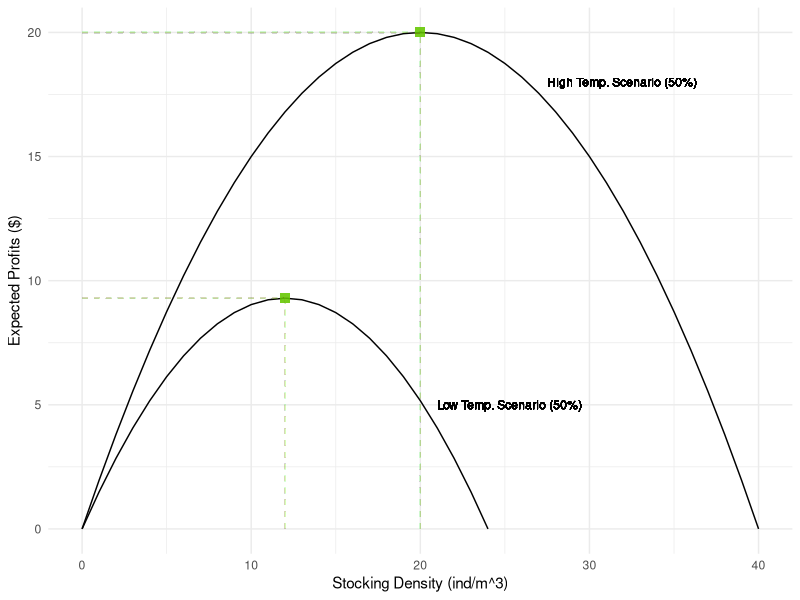
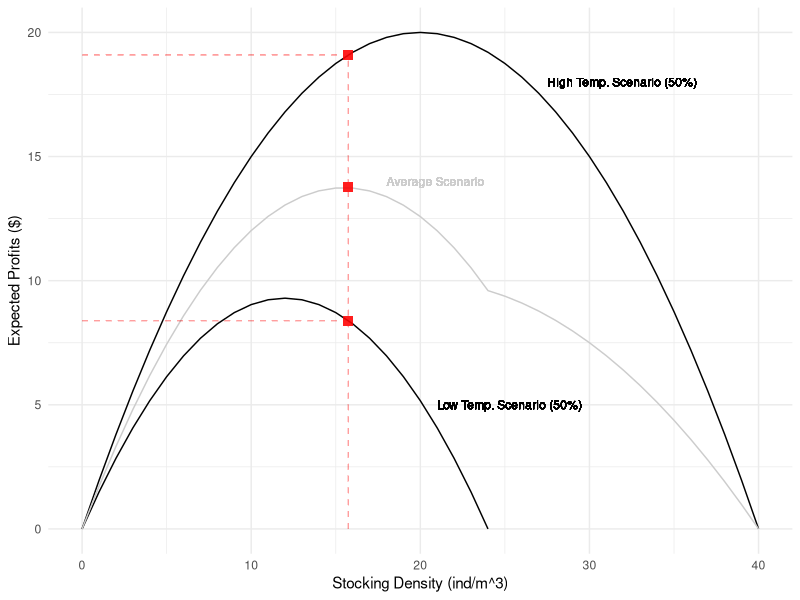
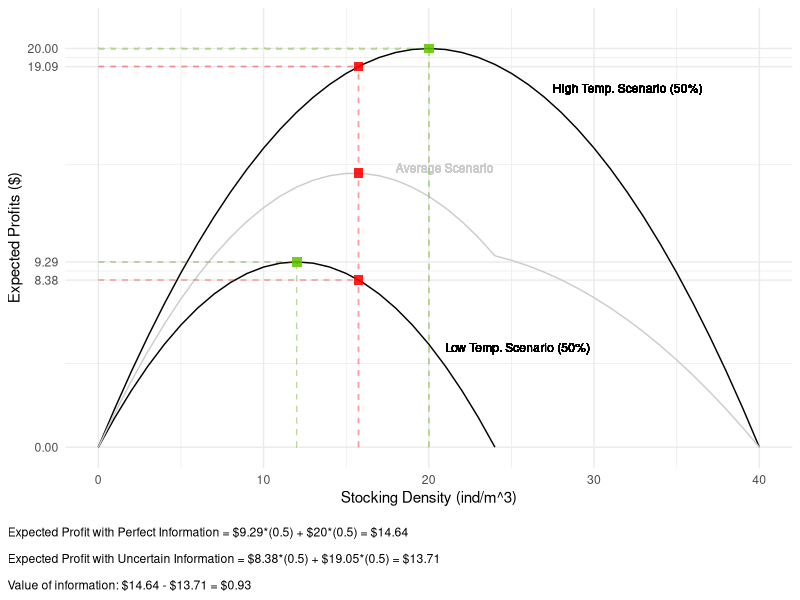

Write R code to recreate these figures, in order.
## ---- chunk 1
knitr::opts_chunk$set(echo = TRUE, message = FALSE, warning = FALSE)

library(tidyverse)

data <- read_csv("voi_plots.csv")
## ---- chunk 2
ggplot(data = data, aes(x = management_decision))+
  geom_line(aes(y=prof_e_lo))+
  geom_line(aes(y=prof_e_hi))+
  geom_point(aes(x=12, y=9.295), color="chartreuse3", alpha = 0.05, shape = 15, size = 3)+
  geom_point(aes(x=20, y=20), color="chartreuse3", alpha = 0.05, shape = 15, size = 3)+
  theme_minimal() +
  geom_text(aes(x = 27.5,y = 18, label= "High Temp. Scenario (50%)", hjust = 0), size = 3, color = "black")+
  geom_text(aes(x = 21,y = 5, label= "Low Temp. Scenario (50%)", hjust = 0), size = 3, color = "black")+
  geom_segment(aes(x = 12, y = 0, xend = 12, yend = 9.295), color = "chartreuse3", linetype="dashed", alpha = 0.01)+
  geom_segment(aes(x = 0, y = 9.295, xend = 12, yend = 9.295), color = "chartreuse3", linetype="dashed", alpha = 0.01)+
  geom_segment(aes(x = 0, y = 20, xend = 20, yend = 20), color = "chartreuse3", linetype="dashed", alpha = 0.01)+
  geom_segment(aes(x = 20, y = 0, xend = 20, yend = 20), color = "chartreuse3", linetype="dashed", alpha = 0.01)+
  labs(x = "Stocking Density (ind/m^3)",
       y = "Expected Profits ($)")


## ---- chunk 3

ggplot(data = data, aes(x = management_decision))+
  geom_line(aes(y=prof_e_lo))+
  geom_line(aes(y=prof_e_hi))+
  geom_line(aes(y=prof_ave), color = "gray80")+
  geom_point(aes(x=15.746, y=13.757), color="red1", alpha = 0.05, shape = 15, size = 3)+
  theme_minimal() +
  geom_point(aes(x=15.746, y=19.095), color="red1", alpha = 0.05, shape = 15, size = 3)+
  theme_minimal() +
  geom_point(aes(x=15.746, y=8.389), color="red1", alpha = 0.05, shape = 15, size = 3)+
  theme_minimal() +
  geom_text(aes(x = 27.5,y = 18, label= "High Temp. Scenario (50%)", hjust = 0), size = 3, color = "black")+
  geom_text(aes(x = 21,y = 5, label= "Low Temp. Scenario (50%)", hjust = 0), size = 3, color = "black")+
  geom_text(aes(x = 18,y = 14, label= "Average Scenario", hjust = 0), size = 3, color = "gray80")+
  geom_segment(aes(x = 15.746, y = 0, xend = 15.746, yend = 19.095), color = "red1", linetype="dashed", alpha = 0.01)+
  geom_segment(aes(x = 0, y = 19.095, xend = 15.746, yend = 19.095), color = "red1", linetype="dashed", alpha = 0.01)+
  geom_segment(aes(x = 0, y = 8.389, xend = 15.746, yend = 8.389), color = "red1", linetype="dashed", alpha = 0.01)+
  labs(x = "Stocking Density (ind/m^3)",
       y = "Expected Profits ($)")


## ---- chunk 4
ggplot(data = data, aes(x = management_decision))+
  geom_line(aes(y=prof_e_lo))+
  geom_line(aes(y=prof_e_hi))+
  geom_line(aes(y=prof_ave), color = "gray80")+
  geom_point(aes(x=12, y=9.295), color="chartreuse3", alpha = 0.05, shape = 15, size = 3)+
  geom_point(aes(x=20, y=20), color="chartreuse3", alpha = 0.05, shape = 15, size = 3)+
  geom_point(aes(x=15.746, y=13.757), color="red1", alpha = 0.05, shape = 15, size = 3)+
  theme_minimal() +
  geom_point(aes(x=15.746, y=19.095), color="red1", alpha = 0.05, shape = 15, size = 3)+
  theme_minimal() +
  geom_point(aes(x=15.746, y=8.389), color="red1", alpha = 0.05, shape = 15, size = 3)+
  theme_minimal() +
  geom_text(aes(x = 27.5,y = 18, label= "High Temp. Scenario (50%)", hjust = 0), size = 3, color = "black")+
  geom_text(aes(x = 21,y = 5, label= "Low Temp. Scenario (50%)", hjust = 0), size = 3, color = "black")+
  geom_text(aes(x = 18,y = 14, label= "Average Scenario", hjust = 0), size = 3, color = "gray80")+
  geom_segment(aes(x = 15.746, y = 0, xend = 15.746, yend = 19.095), color = "red1", linetype="dashed", alpha = 0.01)+
  geom_segment(aes(x = 0, y = 19.095, xend = 15.746, yend = 19.095), color = "red1", linetype="dashed", alpha = 0.01)+
  geom_segment(aes(x = 0, y = 8.389, xend = 15.746, yend = 8.389), color = "red1", linetype="dashed", alpha = 0.01)+
  
  geom_segment(aes(x = 12, y = 0, xend = 12, yend = 9.295), color = "chartreuse3", linetype="dashed", alpha = 0.01)+
  geom_segment(aes(x = 0, y = 9.295, xend = 12, yend = 9.295), color = "chartreuse3", linetype="dashed", alpha = 0.01)+
  geom_segment(aes(x = 0, y = 20, xend = 20, yend = 20), color = "chartreuse3", linetype="dashed", alpha = 0.01)+
  geom_segment(aes(x = 20, y = 0, xend = 20, yend = 20), color = "chartreuse3", linetype="dashed", alpha = 0.01)+
  scale_y_continuous(breaks=c(0, 8.38, 9.29, 19.09, 20), limits = c(0,21))+
  labs(x = "Stocking Density (ind/m^3)",
       y = "Expected Profits ($)",
       caption = "
Expected Profit with Perfect Information = $9.29*(0.5) + $20*(0.5) = $14.64

Expected Profit with Uncertain Information = $8.38*(0.5) + $19.05*(0.5) = $13.71

Value of information: $14.64 - $13.71 = $0.93")+
    theme(plot.caption.position = "plot",
        plot.caption = element_text(hjust = 0))
